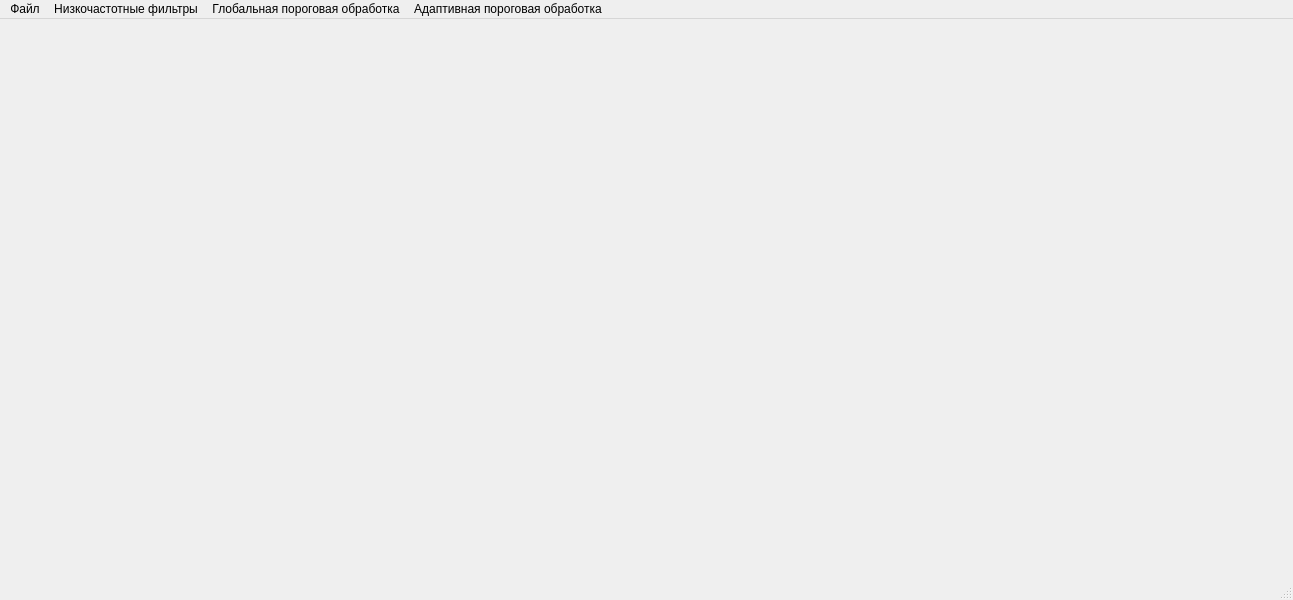
<?xml version="1.0" encoding="UTF-8"?>
<ui version="4.0">
 <class>MainWindow</class>
 <widget class="QMainWindow" name="MainWindow">
  <property name="geometry">
   <rect>
    <x>0</x>
    <y>0</y>
    <width>1293</width>
    <height>600</height>
   </rect>
  </property>
  <property name="windowTitle">
   <string>MainWindow</string>
  </property>
  <widget class="QWidget" name="centralwidget"/>
  <widget class="QMenuBar" name="menubar">
   <property name="geometry">
    <rect>
     <x>0</x>
     <y>0</y>
     <width>1293</width>
     <height>26</height>
    </rect>
   </property>
   <widget class="QMenu" name="menu">
    <property name="title">
     <string>Файл</string>
    </property>
    <addaction name="open"/>
    <addaction name="save_as"/>
    <addaction name="default_images"/>
   </widget>
   <widget class="QMenu" name="menu_2">
    <property name="title">
     <string>Низкочастотные фильтры</string>
    </property>
    <addaction name="blur"/>
    <addaction name="gaussian"/>
   </widget>
   <widget class="QMenu" name="menu_3">
    <property name="title">
     <string>Глобальная пороговая обработка</string>
    </property>
   </widget>
   <widget class="QMenu" name="menu_4">
    <property name="title">
     <string>Адаптивная пороговая обработка</string>
    </property>
    <addaction name="adaptive_thresholding"/>
   </widget>
   <addaction name="menu"/>
   <addaction name="menu_2"/>
   <addaction name="menu_3"/>
   <addaction name="menu_4"/>
  </widget>
  <widget class="QStatusBar" name="statusbar"/>
  <action name="open">
   <property name="text">
    <string>Открыть</string>
   </property>
  </action>
  <action name="save_as">
   <property name="text">
    <string>Сохранить как</string>
   </property>
  </action>
  <action name="blur">
   <property name="text">
    <string>Однородный усредняющий фильтр</string>
   </property>
  </action>
  <action name="gaussian">
   <property name="text">
    <string>Фильтр Гаусса</string>
   </property>
  </action>
  <action name="default_images">
   <property name="checkable">
    <bool>true</bool>
   </property>
   <property name="checked">
    <bool>true</bool>
   </property>
   <property name="enabled">
    <bool>false</bool>
   </property>
   <property name="text">
    <string>Использовать изображения по умолчанию</string>
   </property>
  </action>
  <action name="adaptive_thresholding">
   <property name="text">
    <string>Адаптивная пороговая обработка по среднему значению</string>
   </property>
  </action>
 </widget>
 <resources/>
 <connections/>
</ui>
